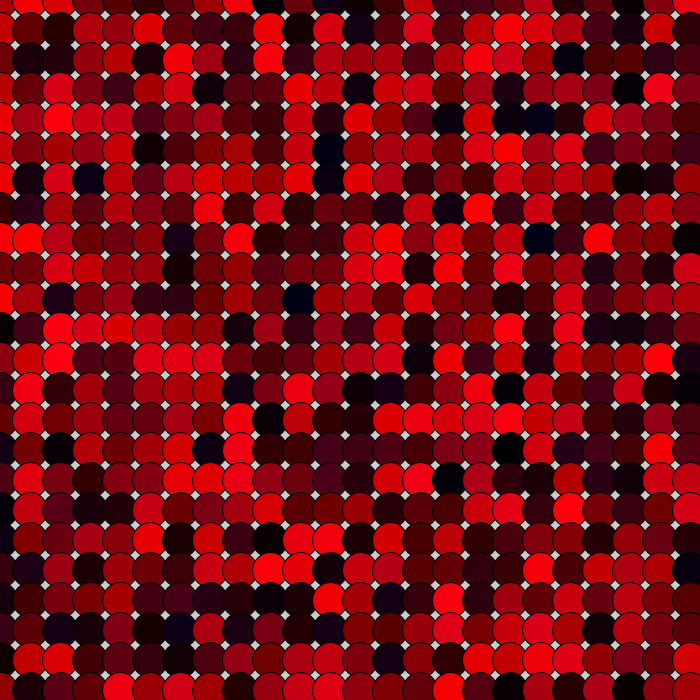
Frame 1 (no input)
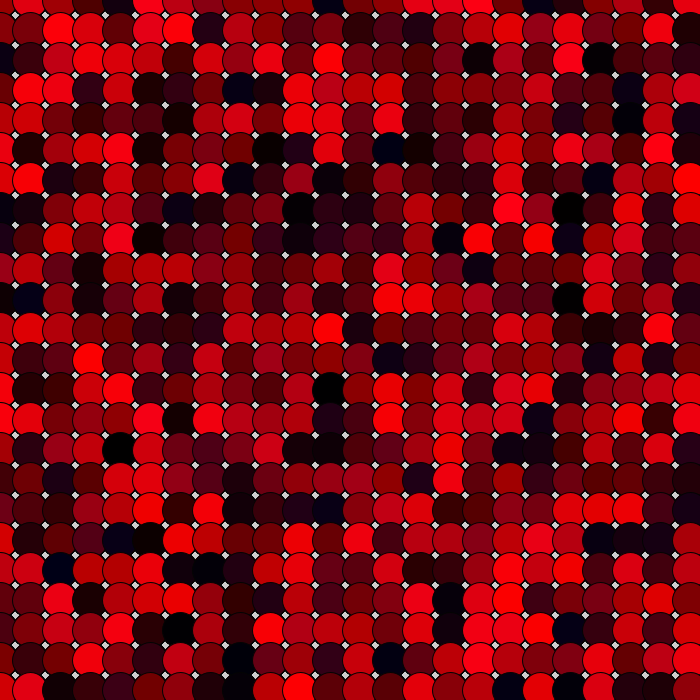
Frame 60 (the mouse pressed at the canvas centre just before this capture)
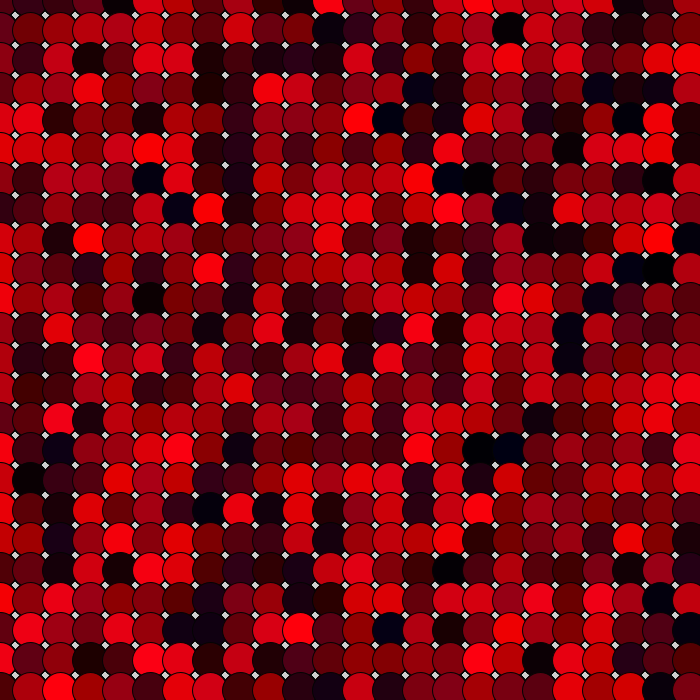
Frame 120 (the mouse held since frame 60 and released just before this capture)

The Processing sketch that drew these frames (run headless with seeded random() and noise(); from frame 60 on, the mouse is pressed at the canvas centre):

// Processing sketch: processing_156880
// ── processing_156880.pde

int diam =35;


void setup()
{
size (700,700);
}
void draw() {
for (int y=0; y < height; y +=0){
for ( int x=0; x < width; x += 0){
fill( int(random(255)), int(random(0)), int(random(23)));
stroke(3);
ellipse(x, y, diam, diam);

x+=30;}
y+=30;

}
}
 
